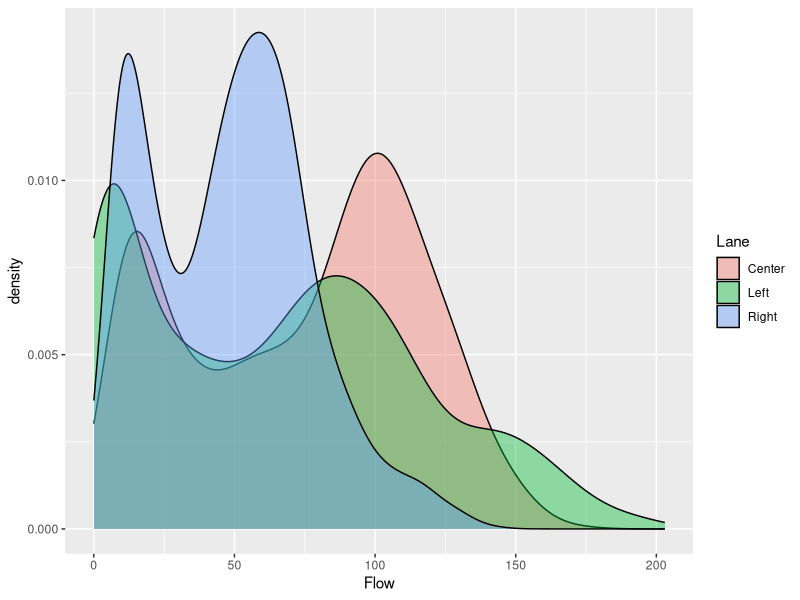
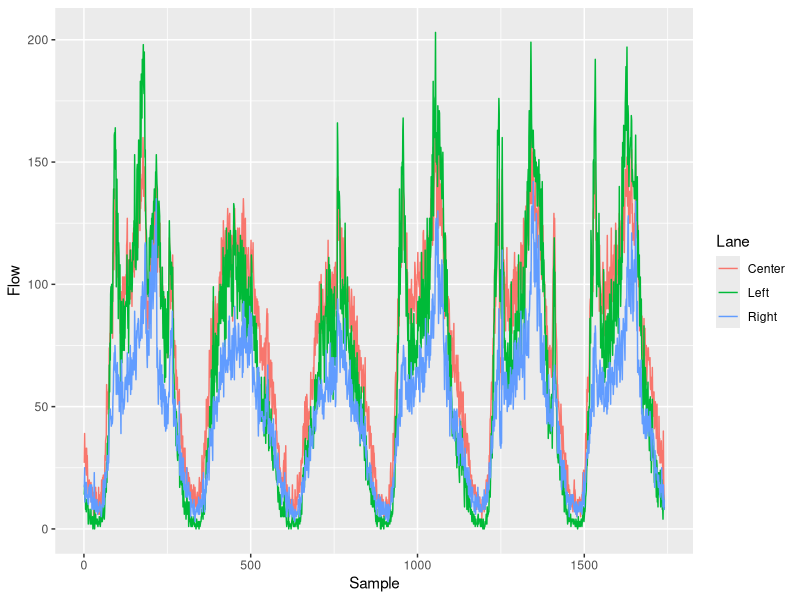
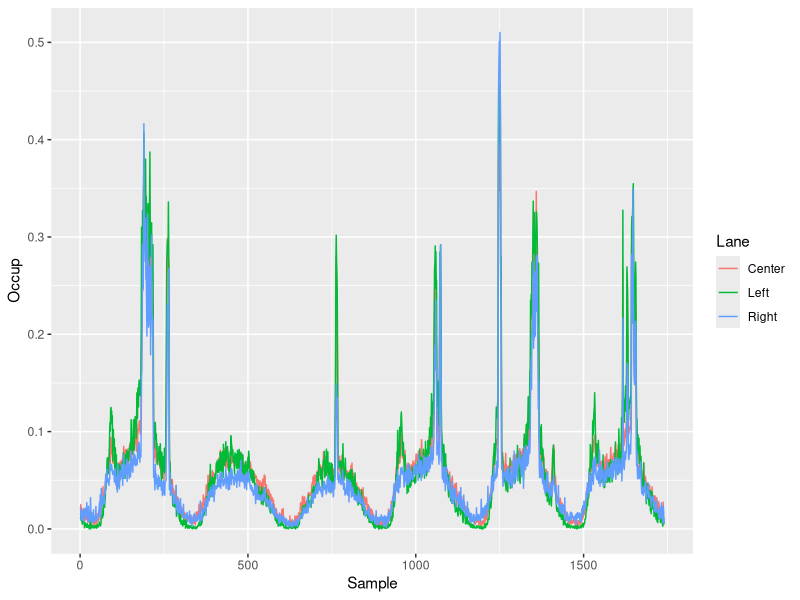
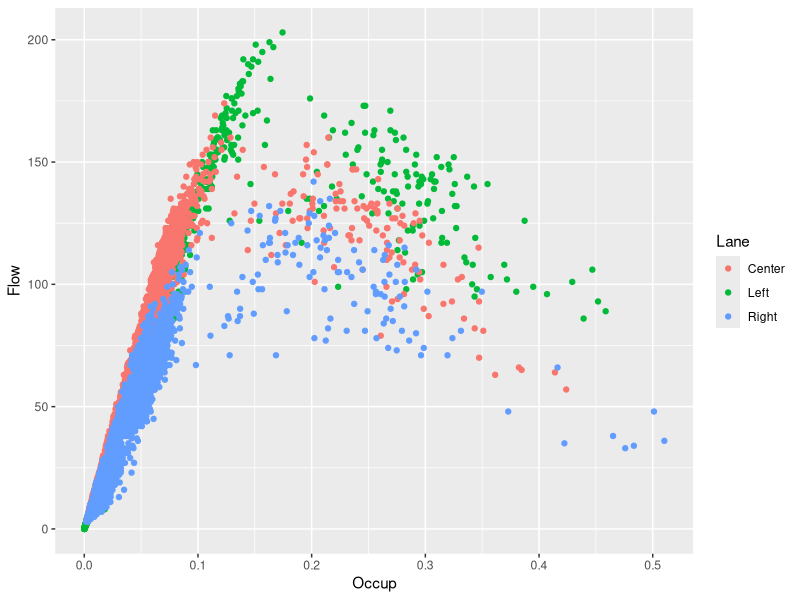

Write the R code that produced these figures, in order.
## ---- chunk 1
knitr::opts_chunk$set(echo = TRUE)
library(dplyr)
library(ggplot2)
t <- read.csv('traffic.csv')
## ---- chunk 2
ggplot(t, aes(x = Flow, fill = Lane)) +
    geom_density(alpha = 0.4)
## ---- chunk 3
ggplot(t, aes(x = Sample, y = Flow, color = Lane)) +
  geom_line()
## ---- chunk 4
ggplot(t, aes(x = Sample, y = Occup, color = Lane)) +
  geom_line()
## ---- chunk 5
ggplot(t, aes(x = Occup, y = Flow, color = Lane)) +
  geom_point()
## ---- chunk 6
t %>% group_by(Lane) %>% 
  summarise(avFlow = mean(Flow),
            medFlow = median(Flow),
            sdFlow = sd(Flow),
            avOcc = mean(Occup),
            medOcc = median(Occup),
            sdOcc = sd(Occup))
